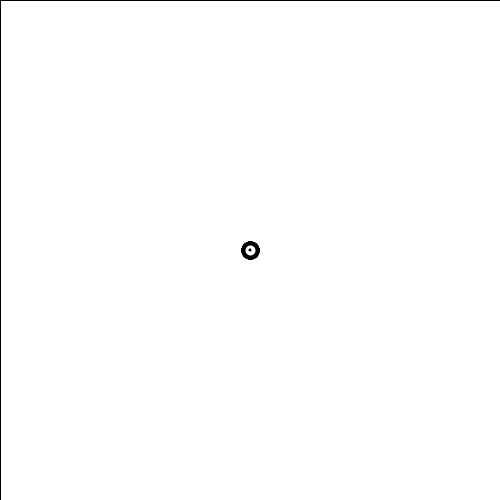
Frame 1 (no input)
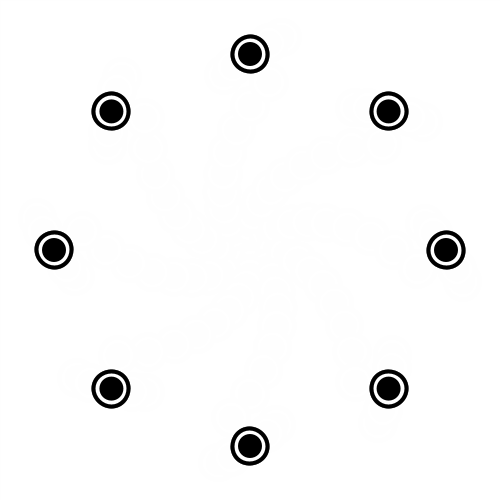
Frame 60 (the mouse pressed at the canvas centre just before this capture)
Frame 120 (the mouse held since frame 60 and released just before this capture): identical to frame 60, image omitted

The Processing sketch that drew these frames (run headless with seeded random() and noise(); from frame 60 on, the mouse is pressed at the canvas centre):

// Processing sketch: A_Little_Bit_of_Life
// ── A_Little_Bit_of_Life.pde
void setup() {
  size(500, 500);
  background(255);
}

int T = 0;

void draw() {
  T++;

  fill(255,120);
  rect(0,0,width,height);
  int xpos = 50;
  translate(width/2, height/2);
  float radius = 0;
  float r = 0;
  if (T<8) {
    r = T*3;
  } 
  if ((T<16) && (T>=8)) {
    r = 24 + 3*sin((T-8)*PI/8);
  } 
  if ((T>=16) && (T<30)) {
    r = 24;
    radius = (T-16)*(T-16);
    rotate(PI*T/28);
  } 
  if ((T>=30) && (T<50)) {
    r = 24;
    radius = (14*14)+20*sin(2*PI*(T-30)/10);
    rotate(sin(2*PI*(T-30)/10)*PI/20);
  } 
  else if (T>=50) {
    r = 24;
    radius = (14*14);
  }
  for (int i = 0; i < 8; i++) {
    stroke(0);
    strokeWeight(4);
    fill(255);
    ellipse((radius)*cos(PI*i/4), (radius)*sin(PI*i/4), r+11 ,r+11);
    noStroke();
    fill(0);
    ellipse(radius*cos(PI*i/4), radius*sin(PI*i/4), r, r);
    
  }
}
